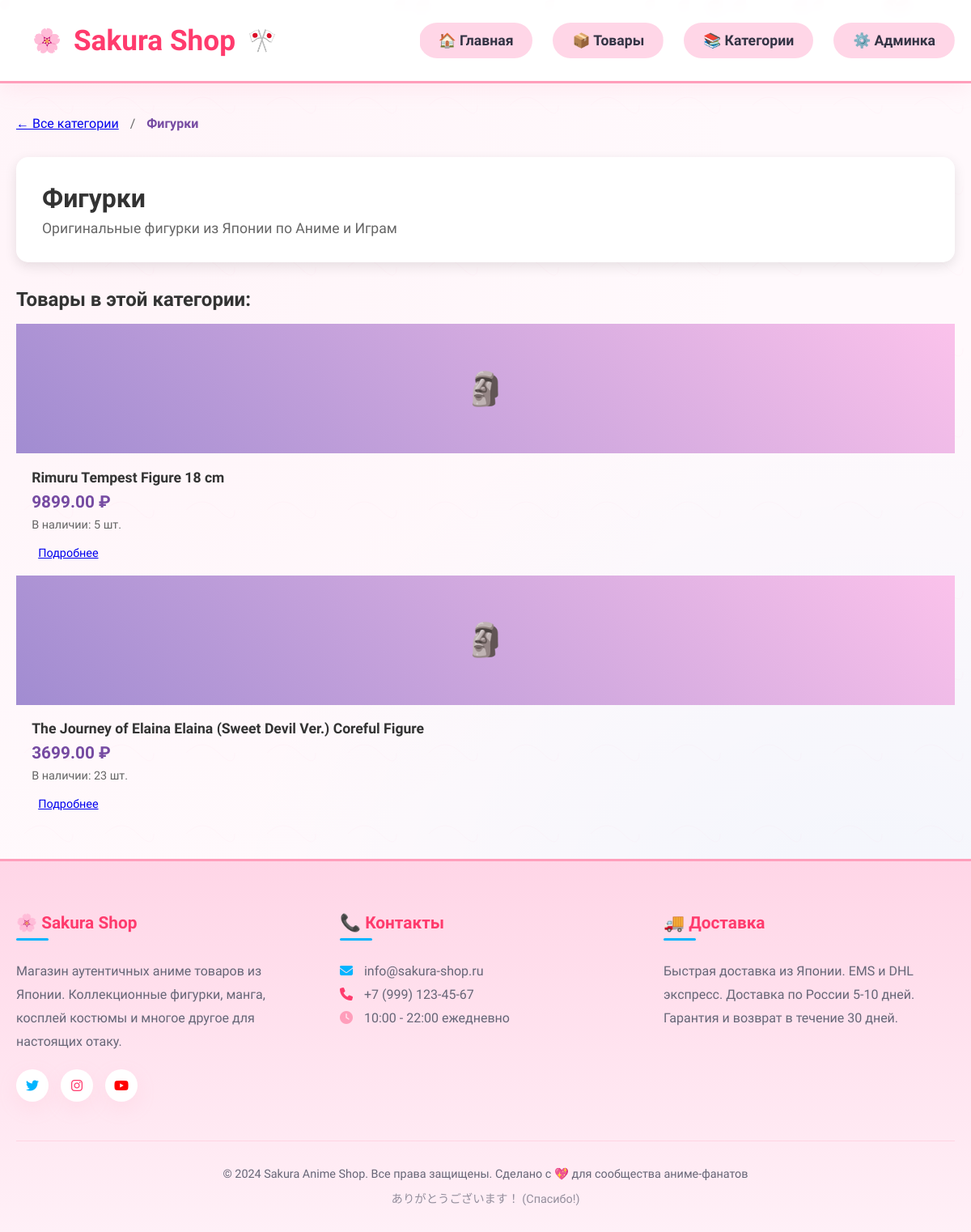
The page /categories/1/ on the database its author committed.
### OnlineShop/models.py (models this page shows, shortened)
class Category(models.Model):
    name = models.CharField(max_length=100)
    description = models.TextField(blank=True)
    class Meta:
        db_table = 'category'
        verbose_name = 'Категория'
        verbose_name_plural = 'Категории'
        ordering = ['name']

class Product(models.Model):
    name = models.CharField(max_length=150)
    category = models.ForeignKey(Category, on_delete=models.CASCADE)
    supplier = models.ForeignKey(Supplier, on_delete=models.SET_NULL, null=True, blank=True)
    price = models.DecimalField(max_digits=8, decimal_places=2)
    stock = models.PositiveIntegerField(default=0)
    image = models.ImageField(upload_to='products/', blank=True, null=True)
    description = models.TextField(blank=True)
    class Meta:
        db_table = 'product'
        verbose_name = 'Товар'
        verbose_name_plural = 'Товары'
        ordering = ['name']

### OnlineShop/views.py (the view)
# urls.py: path('categories/<int:id>/', views.category_detail, name='category_detail'),
def category_detail(request, id):
    category = get_object_or_404(Category, id=id)
    products_in_category = Product.objects.filter(category=category)
    return render(request, 'category_detail.html', {
        'category': category,
        'products': products_in_category
    })

### OnlineShop/templates/category_detail.html (shortened to what this page needs)
{% extends 'base.html' %}
{% block content %}
    <div style="margin-bottom: 2rem;">
        <a href="/categories/" class="btn btn-outline">← Все категории</a>
        <span style="margin: 0 10px; color: #666;">/</span>
        <span style="font-weight: bold; color: #764ba2;">{{ category.name }}</span>
    </div>
    <div style="
        background: white;
        padding: 2rem;
        border-radius: 15px;
        margin-bottom: 2rem;
        box-shadow: 0 5px 15px rgba(0,0,0,0.1);
    ">
        <h1 style="color: #333; margin-bottom: 0.5rem;">{{ category.name }}</h1>
        {% if category.description %}
            <p style="color: #666; font-size: 1.1rem;">{{ category.description }}</p>
        {% endif %}
    </div>
    <h2 style="color: #333; margin-bottom: 1rem;">Товары в этой категории:</h2>
    {% if products %}
        <div class="grid">
            {% for product in products %}
                <div class="product-card">
                    <div style="
                        height: 160px;
                        background: linear-gradient(45deg, #a18cd1, #fbc2eb);
                        display: flex;
                        align-items: center;
                        justify-content: center;
                        font-size: 2.5rem;
                        color: white;
                    ">
                        {% if product.category.name == "Фигурки" %}🗿
                        {% elif product.category.name == "Одежда" %}👕
                        {% elif product.category.name == "Комиксы" %}📚
                        {% else %}🎁
                        {% endif %}
                    </div>
                    <div style="padding: 1.2rem;">
                        <h3 style="margin-bottom: 0.5rem; font-size: 1.1rem; color: #333;">
                            {{ product.name }}
                        </h3>
                        <div style="
                            font-size: 1.3rem;
                            font-weight: bold;
                            color: #764ba2;
                            margin: 0.5rem 0;
                        ">
                            {{ product.price }} ₽
                        </div>
                        <div style="color: #666; font-size: 0.9rem; margin-bottom: 1rem;">
                            {% if product.stock > 0 %}
                                В наличии: {{ product.stock }} шт.
                            {% else %}
                                Нет в наличии
                            {% endif %}
                        </div>
                        <a href="/products/{{ product.id }}/" class="btn" style="width: 100%; padding: 0.5rem; font-size: 0.9rem;">
                            Подробнее
                        </a>
                    </div>
                </div>
            {% endfor %}
        </div>
    {% endif %}
{% endblock %}

### OnlineShop/templates/base.html (style rules this page uses)
* { margin: 0; padding: 0; box-sizing: border-box; }
:root { --sakura-pink: #ff9ebb; --sakura-light: #ffd6e7; --anime-blue: #00b4ff; --manga-red: #ff3b6d; --background: #fff9fc; --card-bg: #ffffff; --text-dark: #333344; --text-light: #666677; --shadow: 0 8px 25px rgba(255, 158, 187, 0.15); --transition: all 0.3s ease; }
body { font-family: 'M PLUS Rounded 1c', 'Arial Rounded MT Bold', sans-serif; background: var(--background); color: var(--text-dark); min-height: 100vh; display: flex; flex-direction: column; }

### rows shown on the page
Category: name "Фигурки", description "Оригинальные фигурки из Японии по Аниме и Играм"
Product: name "Rimuru Tempest Figure 18 cm", price "9899.00", stock "5", {{ product.id }} 1 (drawn)
Product: name "The Journey of Elaina Elaina (Sweet Devil Ver.) Coreful Figure", price "3699.00", stock "23"
